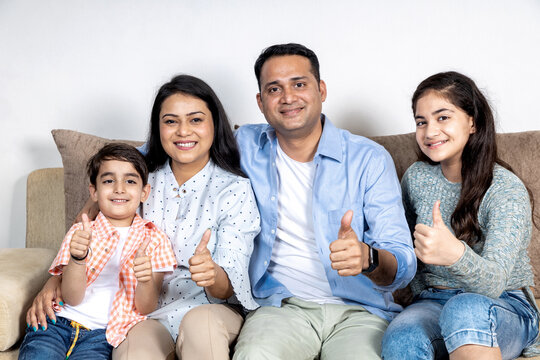
#> input picture exp 9/download.jpg, 540 x 360 px
$ jupyter execute --allow-errors experiment-9.ipynb
#> lines starting #> are read from the running program, lines starting #| are printed output that depends on the picture
[cell 1]
import cv2
import numpy as np
from google.colab.patches import cv2_imshow

[cell 2]
face_cascade = cv2.CascadeClassifier(cv2.data.haarcascades + 'haarcascade_frontalface_default.xml')
eye_cascade = cv2.CascadeClassifier(cv2.data.haarcascades + 'haarcascade_eye.xml')
smile_cascade = cv2.CascadeClassifier(cv2.data.haarcascades + 'haarcascade_smile.xml')

[cell 3]
img = cv2.imread("download.jpg")
#> img is the input picture: shape (360, 540, 3); mean B, G, R 184.1, 181.6, 185
print("Image: ")
cv2_imshow(img)
cv2.waitKey(0)
cv2.destroyAllWindows()

[cell 4]
gray = cv2.cvtColor(img, cv2.COLOR_BGR2GRAY)
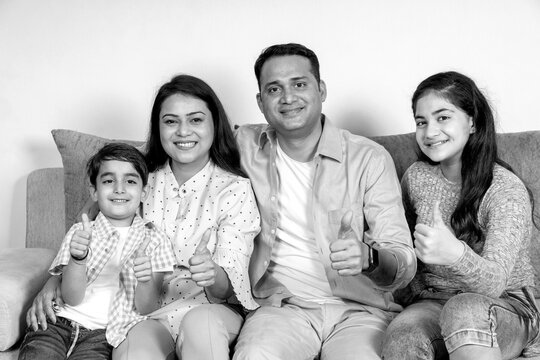
#> gray: shape (360, 540); min 0, max 255, mean 182.9
print("Grayscale Image:")
cv2_imshow(gray)
cv2.waitKey(0)
cv2.destroyAllWindows()
